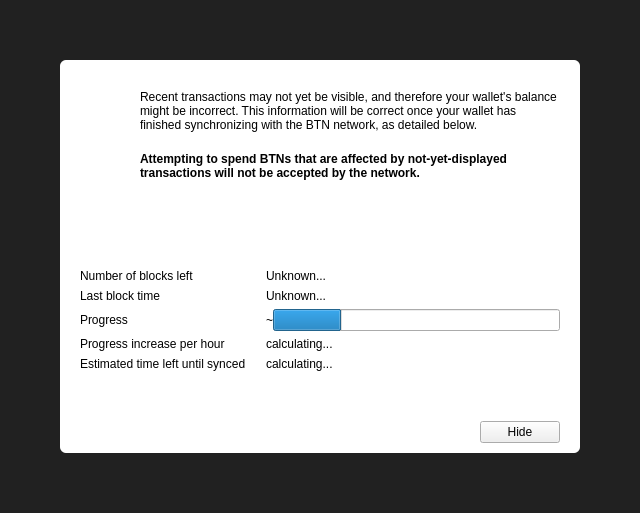
<?xml version="1.0" encoding="UTF-8"?>
<ui version="4.0">
 <class>ModalOverlay</class>
 <widget class="ModalOverlay" name="ModalOverlay">
  <property name="geometry">
   <rect>
    <x>0</x>
    <y>0</y>
    <width>640</width>
    <height>513</height>
   </rect>
  </property>
  <property name="windowTitle">
   <string>Form</string>
  </property>
  <layout class="QVBoxLayout" name="verticalLayout" stretch="0">
   <property name="sizeConstraint">
    <enum>QLayout::SetDefaultConstraint</enum>
   </property>
   <property name="leftMargin">
    <number>0</number>
   </property>
   <property name="topMargin">
    <number>0</number>
   </property>
   <property name="rightMargin">
    <number>0</number>
   </property>
   <property name="bottomMargin">
    <number>0</number>
   </property>
   <item>
    <widget class="QWidget" name="bgWidget" native="true">
     <property name="styleSheet">
      <string notr="true">#bgWidget { background: rgba(0,0,0,220); }</string>
     </property>
     <layout class="QVBoxLayout" name="verticalLayoutMain" stretch="0">
      <property name="leftMargin">
       <number>60</number>
      </property>
      <property name="topMargin">
       <number>60</number>
      </property>
      <property name="rightMargin">
       <number>60</number>
      </property>
      <property name="bottomMargin">
       <number>60</number>
      </property>
      <item>
       <widget class="QWidget" name="contentWidget" native="true">
        <property name="styleSheet">
         <string notr="true">#contentWidget { background: white; border-radius: 6px; }</string>
        </property>
        <layout class="QVBoxLayout" name="verticalLayout_3" stretch="1,0,0">
         <property name="spacing">
          <number>0</number>
         </property>
         <property name="leftMargin">
          <number>20</number>
         </property>
         <property name="topMargin">
          <number>10</number>
         </property>
         <property name="rightMargin">
          <number>20</number>
         </property>
         <property name="bottomMargin">
          <number>10</number>
         </property>
         <item>
          <widget class="QStackedWidget" name="stackedWidget">
           <property name="currentIndex">
            <number>0</number>
           </property>
           <widget class="QWidget" name="page">
            <layout class="QVBoxLayout" name="verticalLayout_2">
             <property name="spacing">
              <number>0</number>
             </property>
             <property name="leftMargin">
              <number>0</number>
             </property>
             <property name="topMargin">
              <number>0</number>
             </property>
             <property name="rightMargin">
              <number>0</number>
             </property>
             <property name="bottomMargin">
              <number>0</number>
             </property>
             <item>
              <layout class="QHBoxLayout" name="horizontalLayoutIconText" stretch="0,1">
               <property name="spacing">
                <number>20</number>
               </property>
               <property name="topMargin">
                <number>20</number>
               </property>
               <item>
                <layout class="QVBoxLayout" name="verticalLayoutIcon">
                 <item>
                  <widget class="QPushButton" name="warningIcon">
                   <property name="enabled">
                    <bool>false</bool>
                   </property>
                   <property name="text">
                    <string/>
                   </property>
                   <property name="icon">
                    <iconset>
                     <normaloff>:/icons/warning</normaloff>
                     <disabledoff>:/icons/warning</disabledoff>:/icons/warning</iconset>
                   </property>
                   <property name="iconSize">
                    <size>
                     <width>48</width>
                     <height>48</height>
                    </size>
                   </property>
                   <property name="flat">
                    <bool>true</bool>
                   </property>
                  </widget>
                 </item>
                 <item>
                  <spacer name="verticalSpacerWarningIcon">
                   <property name="orientation">
                    <enum>Qt::Vertical</enum>
                   </property>
                   <property name="sizeHint" stdset="0">
                    <size>
                     <width>20</width>
                     <height>40</height>
                    </size>
                   </property>
                  </spacer>
                 </item>
                </layout>
               </item>
               <item>
                <layout class="QVBoxLayout" name="verticalLayoutInfoText">
                 <property name="leftMargin">
                  <number>0</number>
                 </property>
                 <property name="topMargin">
                  <number>0</number>
                 </property>
                 <item>
                  <widget class="QLabel" name="infoText">
                   <property name="text">
                    <string>Recent transactions may not yet be visible, and therefore your wallet's balance might be incorrect. This information will be correct once your wallet has finished synchronizing with the BTN network, as detailed below.</string>
                   </property>
                   <property name="textFormat">
                    <enum>Qt::RichText</enum>
                   </property>
                   <property name="wordWrap">
                    <bool>true</bool>
                   </property>
                  </widget>
                 </item>
                 <item>
                  <widget class="QLabel" name="infoTextStrong">
                   <property name="font">
                    <font>
                     <weight>75</weight>
                     <bold>true</bold>
                    </font>
                   </property>
                   <property name="text">
                    <string>Attempting to spend BTNs that are affected by not-yet-displayed transactions will not be accepted by the network.</string>
                   </property>
                   <property name="textFormat">
                    <enum>Qt::RichText</enum>
                   </property>
                   <property name="wordWrap">
                    <bool>true</bool>
                   </property>
                  </widget>
                 </item>
                 <item>
                  <spacer name="verticalSpacerInTextSpace">
                   <property name="orientation">
                    <enum>Qt::Vertical</enum>
                   </property>
                   <property name="sizeHint" stdset="0">
                    <size>
                     <width>20</width>
                     <height>40</height>
                    </size>
                   </property>
                  </spacer>
                 </item>
                </layout>
               </item>
              </layout>
             </item>
             <item>
              <layout class="QFormLayout" name="formLayout">
               <property name="fieldGrowthPolicy">
                <enum>QFormLayout::ExpandingFieldsGrow</enum>
               </property>
               <property name="horizontalSpacing">
                <number>20</number>
               </property>
               <property name="verticalSpacing">
                <number>6</number>
               </property>
               <property name="topMargin">
                <number>10</number>
               </property>
               <item row="0" column="0">
                <widget class="QLabel" name="labelNumberOfBlocksLeft">
                 <property name="font">
                  <font>
                   <weight>50</weight>
                   <bold>false</bold>
                  </font>
                 </property>
                 <property name="text">
                  <string>Number of blocks left</string>
                 </property>
                </widget>
               </item>
               <item row="0" column="1">
                <widget class="QLabel" name="numberOfBlocksLeft">
                 <property name="sizePolicy">
                  <sizepolicy hsizetype="Expanding" vsizetype="Preferred">
                   <horstretch>0</horstretch>
                   <verstretch>0</verstretch>
                  </sizepolicy>
                 </property>
                 <property name="text">
                  <string>Unknown...</string>
                 </property>
                </widget>
               </item>
               <item row="1" column="0">
                <widget class="QLabel" name="labelLastBlockTime">
                 <property name="font">
                  <font>
                   <weight>50</weight>
                   <bold>false</bold>
                  </font>
                 </property>
                 <property name="text">
                  <string>Last block time</string>
                 </property>
                </widget>
               </item>
               <item row="1" column="1">
                <widget class="QLabel" name="newestBlockDate">
                 <property name="sizePolicy">
                  <sizepolicy hsizetype="Expanding" vsizetype="Preferred">
                   <horstretch>0</horstretch>
                   <verstretch>0</verstretch>
                  </sizepolicy>
                 </property>
                 <property name="text">
                  <string>Unknown...</string>
                 </property>
                </widget>
               </item>
               <item row="2" column="0">
                <widget class="QLabel" name="labelSyncDone">
                 <property name="font">
                  <font>
                   <weight>50</weight>
                   <bold>false</bold>
                  </font>
                 </property>
                 <property name="text">
                  <string>Progress</string>
                 </property>
                </widget>
               </item>
               <item row="2" column="1">
                <layout class="QHBoxLayout" name="horizontalLayoutSync" stretch="0,1">
                 <item>
                  <widget class="QLabel" name="percentageProgress">
                   <property name="text">
                    <string notr="true">~</string>
                   </property>
                  </widget>
                 </item>
                 <item>
                  <widget class="QProgressBar" name="progressBar">
                   <property name="value">
                    <number>24</number>
                   </property>
                   <property name="format">
                    <string/>
                   </property>
                  </widget>
                 </item>
                </layout>
               </item>
               <item row="4" column="0">
                <widget class="QLabel" name="labelProgressIncrease">
                 <property name="font">
                  <font>
                   <weight>50</weight>
                   <bold>false</bold>
                  </font>
                 </property>
                 <property name="text">
                  <string>Progress increase per hour</string>
                 </property>
                </widget>
               </item>
               <item row="4" column="1">
                <widget class="QLabel" name="progressIncreasePerH">
                 <property name="sizePolicy">
                  <sizepolicy hsizetype="Expanding" vsizetype="Preferred">
                   <horstretch>0</horstretch>
                   <verstretch>0</verstretch>
                  </sizepolicy>
                 </property>
                 <property name="text">
                  <string>calculating...</string>
                 </property>
                </widget>
               </item>
               <item row="5" column="0">
                <widget class="QLabel" name="labelEstimatedTimeLeft">
                 <property name="font">
                  <font>
                   <weight>50</weight>
                   <bold>false</bold>
                  </font>
                 </property>
                 <property name="text">
                  <string>Estimated time left until synced</string>
                 </property>
                </widget>
               </item>
               <item row="5" column="1">
                <widget class="QLabel" name="expectedTimeLeft">
                 <property name="sizePolicy">
                  <sizepolicy hsizetype="Expanding" vsizetype="Preferred">
                   <horstretch>0</horstretch>
                   <verstretch>0</verstretch>
                  </sizepolicy>
                 </property>
                 <property name="text">
                  <string>calculating...</string>
                 </property>
                </widget>
               </item>
              </layout>
             </item>
            </layout>
           </widget>
           <widget class="QWidget" name="page_2">
            <layout class="QVBoxLayout" name="verticalLayout_4">
             <property name="spacing">
              <number>15</number>
             </property>
             <property name="topMargin">
              <number>40</number>
             </property>
             <property name="bottomMargin">
              <number>40</number>
             </property>
             <item>
              <layout class="QHBoxLayout" name="horizontalLayout_2">
               <item>
                <spacer name="horizontalSpacer_4">
                 <property name="orientation">
                  <enum>Qt::Horizontal</enum>
                 </property>
                 <property name="sizeHint" stdset="0">
                  <size>
                   <width>40</width>
                   <height>20</height>
                  </size>
                 </property>
                </spacer>
               </item>
               <item>
                <widget class="QPushButton" name="warningIconBackup">
                 <property name="enabled">
                  <bool>false</bool>
                 </property>
                 <property name="text">
                  <string/>
                 </property>
                 <property name="icon">
                  <iconset>
                   <normaloff>:/styles/app-icons/message_warning</normaloff>
                   <disabledoff>:/styles/app-icons/message_warning</disabledoff>:/styles/app-icons/message_warning</iconset>
                 </property>
                 <property name="iconSize">
                  <size>
                   <width>120</width>
                   <height>120</height>
                  </size>
                 </property>
                 <property name="flat">
                  <bool>true</bool>
                 </property>
                </widget>
               </item>
               <item>
                <spacer name="horizontalSpacer_5">
                 <property name="orientation">
                  <enum>Qt::Horizontal</enum>
                 </property>
                 <property name="sizeHint" stdset="0">
                  <size>
                   <width>40</width>
                   <height>20</height>
                  </size>
                 </property>
                </spacer>
               </item>
              </layout>
             </item>
             <item>
              <widget class="QLabel" name="labelNote">
               <property name="text">
                <string>IMPORATANT NOTE!</string>
               </property>
               <property name="alignment">
                <set>Qt::AlignCenter</set>
               </property>
              </widget>
             </item>
             <item>
              <widget class="QLabel" name="labelMessage">
               <property name="text">
                <string>Making a backup of your wallet helps ensure you can always maintain access to your funds. Please backup your wallet in order to avoid losing funds.</string>
               </property>
               <property name="alignment">
                <set>Qt::AlignCenter</set>
               </property>
               <property name="wordWrap">
                <bool>true</bool>
               </property>
              </widget>
             </item>
             <item>
              <spacer name="verticalSpacer">
               <property name="orientation">
                <enum>Qt::Vertical</enum>
               </property>
               <property name="sizeType">
                <enum>QSizePolicy::Expanding</enum>
               </property>
               <property name="sizeHint" stdset="0">
                <size>
                 <width>20</width>
                 <height>40</height>
                </size>
               </property>
              </spacer>
             </item>
             <item>
              <layout class="QHBoxLayout" name="horizontalLayout">
               <item>
                <spacer name="horizontalSpacer_2">
                 <property name="orientation">
                  <enum>Qt::Horizontal</enum>
                 </property>
                 <property name="sizeHint" stdset="0">
                  <size>
                   <width>40</width>
                   <height>20</height>
                  </size>
                 </property>
                </spacer>
               </item>
               <item>
                <widget class="QPushButton" name="walletBackupButton">
                 <property name="text">
                  <string>Wallet backup</string>
                 </property>
                </widget>
               </item>
               <item>
                <spacer name="horizontalSpacer_3">
                 <property name="orientation">
                  <enum>Qt::Horizontal</enum>
                 </property>
                 <property name="sizeHint" stdset="0">
                  <size>
                   <width>40</width>
                   <height>20</height>
                  </size>
                 </property>
                </spacer>
               </item>
              </layout>
             </item>
            </layout>
           </widget>
          </widget>
         </item>
         <item>
          <spacer name="verticalSpacerAfterText">
           <property name="orientation">
            <enum>Qt::Vertical</enum>
           </property>
           <property name="sizeHint" stdset="0">
            <size>
             <width>20</width>
             <height>40</height>
            </size>
           </property>
          </spacer>
         </item>
         <item>
          <layout class="QHBoxLayout" name="horizontalLayoutButtons">
           <property name="leftMargin">
            <number>10</number>
           </property>
           <property name="topMargin">
            <number>10</number>
           </property>
           <item>
            <spacer name="horizontalSpacer">
             <property name="orientation">
              <enum>Qt::Horizontal</enum>
             </property>
             <property name="sizeHint" stdset="0">
              <size>
               <width>40</width>
               <height>20</height>
              </size>
             </property>
            </spacer>
           </item>
           <item>
            <widget class="QPushButton" name="closeButton">
             <property name="text">
              <string>Hide</string>
             </property>
            </widget>
           </item>
          </layout>
         </item>
        </layout>
       </widget>
      </item>
     </layout>
    </widget>
   </item>
  </layout>
 </widget>
 <customwidgets>
  <customwidget>
   <class>ModalOverlay</class>
   <extends>QWidget</extends>
   <header>modaloverlay.h</header>
   <container>1</container>
  </customwidget>
 </customwidgets>
 <resources/>
 <connections/>
</ui>
